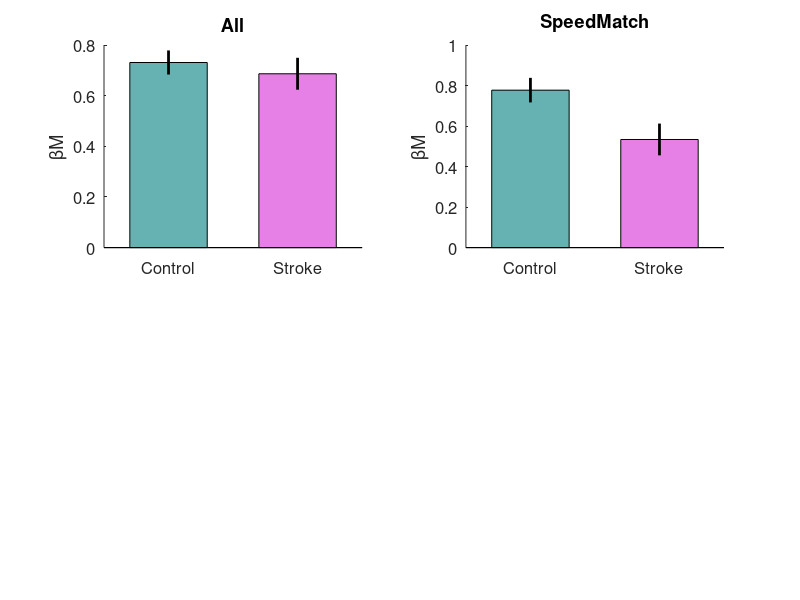

This figure's MATLAB source:
clear all
close all

BMControlAll=0.7309;
BMStrokeAll=0.6864;

CIControlAll=[0.6833 0.7785];
CIStrokeAll=[0.6234 0.7495];

BMControlSpeedmatch=0.7771;
BMStrokeSpeedmatch=0.5336;

CIControlSpeedmatch=[0.7165 0.8378];
CIStrokeSpeedmatch=[0.4552 0.6121];

figure
subplot(2,2,1)
hold on
bar(1,BMControlAll,'FaceColor',[0.4 0.7 0.7],'Barwidth',0.3);
bar(2,BMStrokeAll,'FaceColor',[0.9 0.5 0.9],'Barwidth',0.3);
plot([1 1],CIControlAll,'LineWidth',2,'Color','k')
plot([2 2],CIStrokeAll,'LineWidth',2,'Color','k')
set(gca,'XTick',[1 2],'XTickLabel',{'Control','Stroke'},'FontSize',12,'XLim',[0.5 2.5]);
ylabel('\betaM')
title('All')

subplot(2,2,2)
hold on
bar(1,BMControlSpeedmatch,'FaceColor',[0.4 0.7 0.7],'Barwidth',0.3);
bar(2,BMStrokeSpeedmatch,'FaceColor',[0.9 0.5 0.9],'Barwidth',0.3);
plot([1 1],CIControlSpeedmatch,'LineWidth',2,'Color','k')
plot([2 2],CIStrokeSpeedmatch,'LineWidth',2,'Color','k')
set(gca,'XTick',[1 2],'XTickLabel',{'Control','Stroke'},'FontSize',12,'XLim',[0.5 2.5]);
ylabel('\betaM')
title('SpeedMatch')
